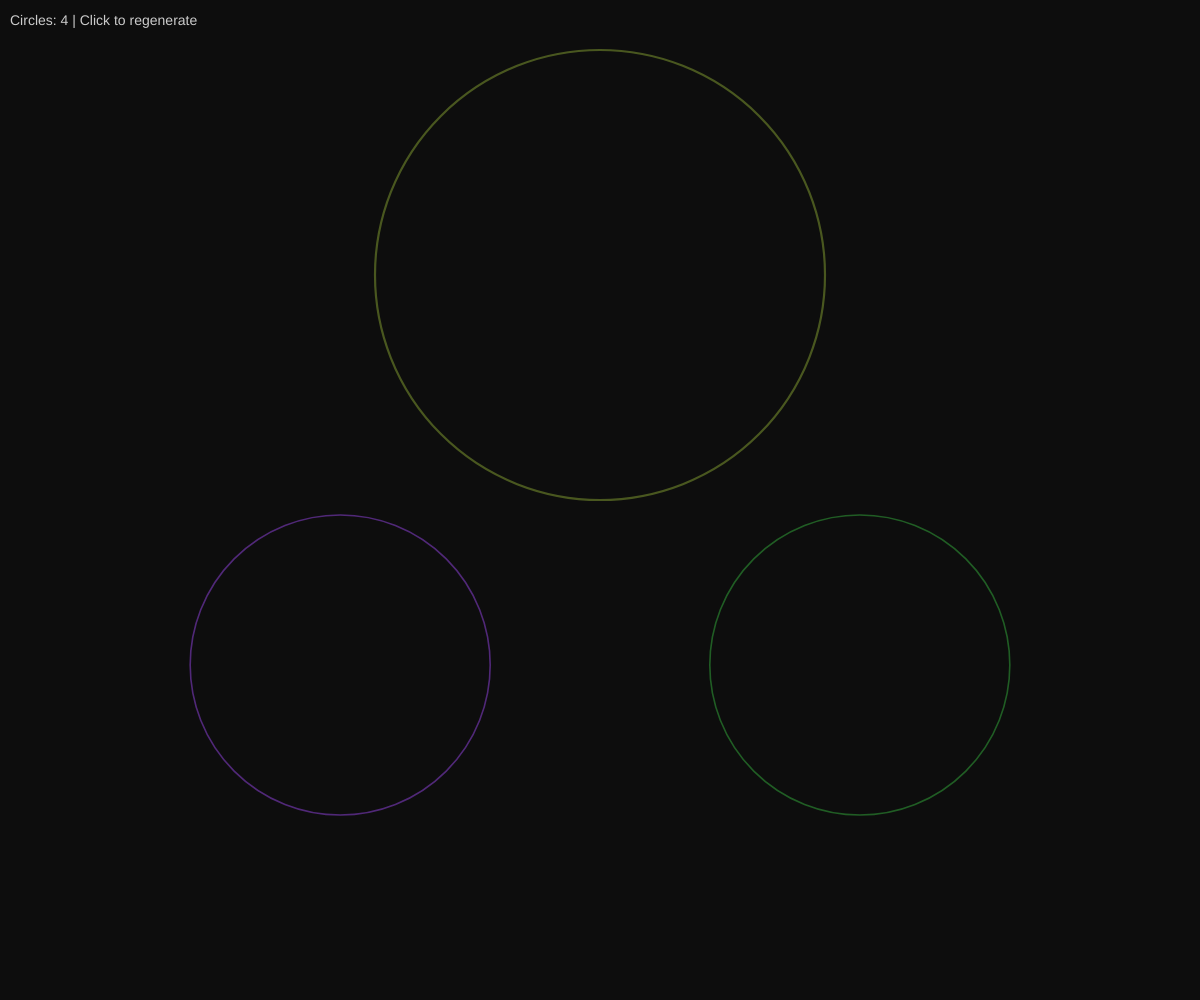
Frame 1 (no input)
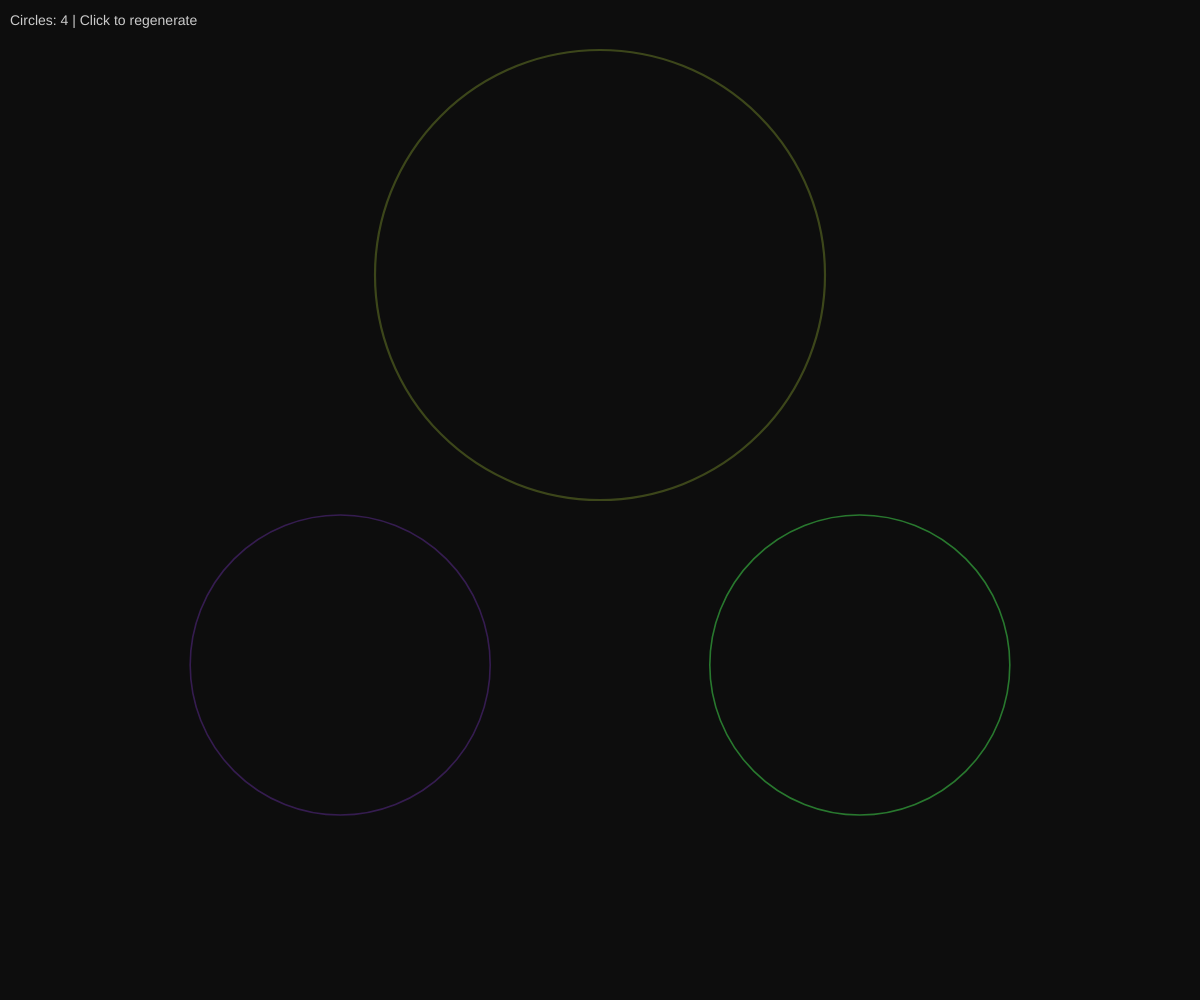
Frame 60 (no input)
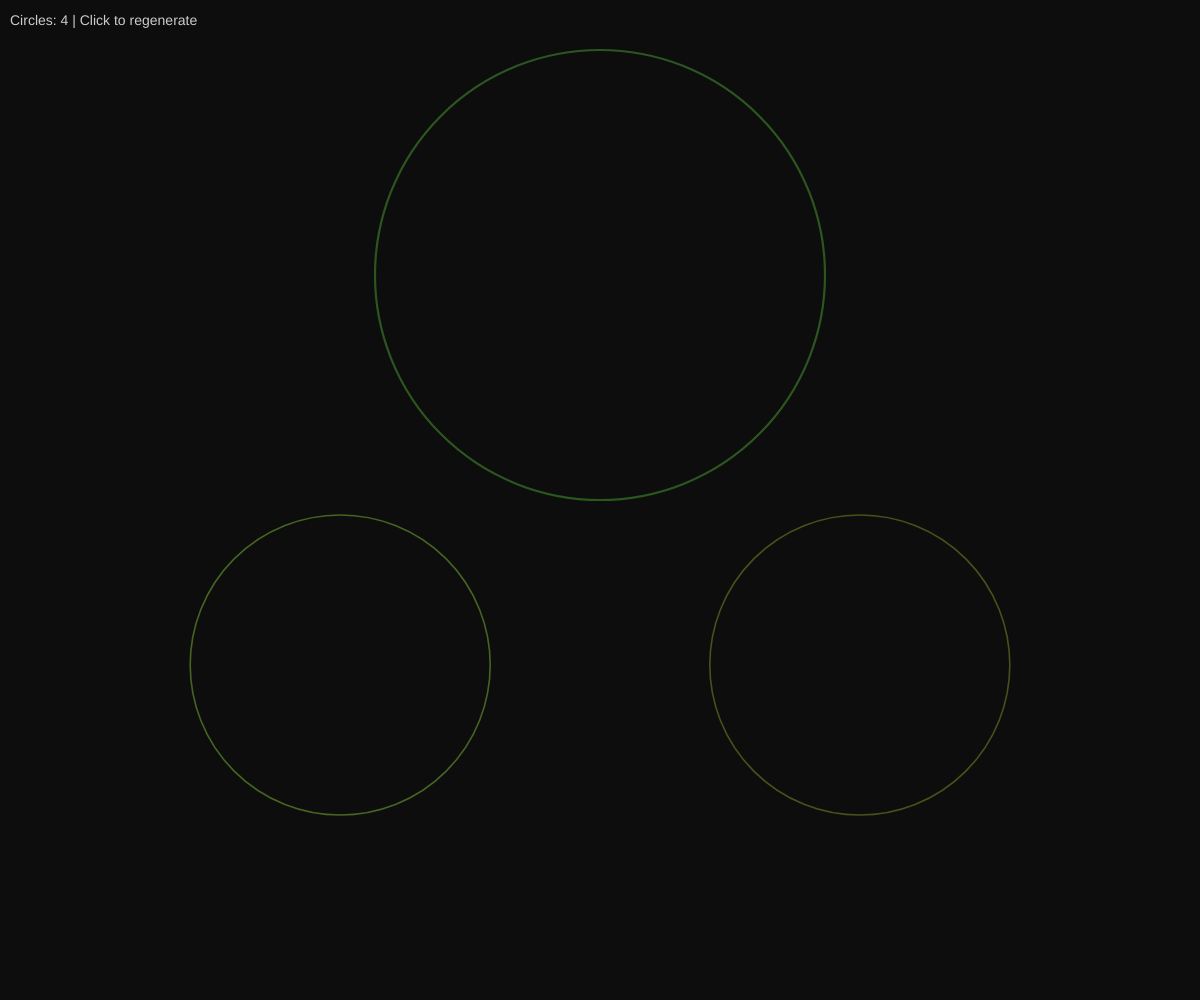
Frame 120 (the mouse pressed at the canvas centre since frame 60)

The p5.js sketch that drew these frames (run headless with seeded random() and noise() and a simulated clock; from frame 60 on, the mouse is pressed at the canvas centre):

// p5.js sketch
// ── sketch.js
// Apollonian Gasket
// Recursive circle packing using Descartes' Circle Theorem

let circles = [];
let queue = [];
let minRadius = 2;
let time = 0;

class Circle {
  constructor(x, y, r, curvature) {
    this.x = x;
    this.y = y;
    this.r = abs(r);
    this.curvature = curvature; // k = 1/r (can be negative for outer circle)
    this.hue = random(360);
  }

  draw() {
    let alpha = map(this.r, minRadius, 200, 80, 40);
    let brightness = 70 + sin(time * 2 + this.hue * 0.1) * 20;
    stroke(this.hue, 70, brightness, alpha);
    strokeWeight(map(this.r, minRadius, 200, 0.5, 2));
    noFill();
    circle(this.x, this.y, this.r * 2);
  }
}

function setup() {
  createCanvas(windowWidth, windowHeight);
  colorMode(HSB, 360, 100, 100, 100);
  initGasket();
}

function initGasket() {
  circles = [];
  queue = [];

  let cx = width / 2;
  let cy = height / 2;
  let r = min(width, height) * 0.45;

  // Outer circle (negative curvature)
  let c0 = new Circle(cx, cy, r, -1 / r);
  circles.push(c0);

  // Three initial tangent circles inside
  // Using Soddy circles configuration
  let r1 = r / 2;
  let r2 = r / 3;
  let r3 = r / 3;

  // First circle at top
  let c1 = new Circle(cx, cy - r + r1, r1, 1 / r1);
  circles.push(c1);

  // Two circles at bottom using tangency constraints
  let d = r - r2;
  let angle1 = PI / 2 + PI / 3;
  let c2 = new Circle(
    cx + cos(angle1) * (r - r2),
    cy + sin(angle1) * (r - r2) * 0.5 + r * 0.2,
    r2,
    1 / r2
  );
  circles.push(c2);

  let angle2 = PI / 2 - PI / 3;
  let c3 = new Circle(
    cx + cos(angle2) * (r - r3),
    cy + sin(angle2) * (r - r3) * 0.5 + r * 0.2,
    r3,
    1 / r3
  );
  circles.push(c3);

  // Add initial triplets to queue
  queue.push([c0, c1, c2]);
  queue.push([c0, c1, c3]);
  queue.push([c0, c2, c3]);
  queue.push([c1, c2, c3]);

  // Process queue
  let iterations = 0;
  let maxIterations = 5000;

  while (queue.length > 0 && iterations < maxIterations) {
    let triplet = queue.shift();
    let newCircles = findNewCircles(triplet[0], triplet[1], triplet[2]);

    for (let nc of newCircles) {
      if (nc && nc.r > minRadius && nc.r < min(width, height) / 2) {
        if (!isDuplicate(nc)) {
          circles.push(nc);
          queue.push([triplet[0], triplet[1], nc]);
          queue.push([triplet[0], triplet[2], nc]);
          queue.push([triplet[1], triplet[2], nc]);
        }
      }
    }
    iterations++;
  }
}

function findNewCircles(c1, c2, c3) {
  // Descartes' Circle Theorem
  // k4 = k1 + k2 + k3 +/- 2*sqrt(k1*k2 + k2*k3 + k3*k1)
  let k1 = c1.curvature;
  let k2 = c2.curvature;
  let k3 = c3.curvature;

  let sum = k1 + k2 + k3;
  let product = k1 * k2 + k2 * k3 + k3 * k1;

  if (product < 0) return [];

  let sqrtPart = 2 * sqrt(product);
  let k4a = sum + sqrtPart;
  let k4b = sum - sqrtPart;

  let results = [];

  for (let k4 of [k4a, k4b]) {
    if (abs(k4) > 0.0001) {
      let r4 = abs(1 / k4);

      // Find center using complex Descartes theorem
      // This is simplified - using geometric approach instead
      let center = findCenter(c1, c2, c3, r4, k4 > 0);
      if (center) {
        results.push(new Circle(center.x, center.y, r4, k4));
      }
    }
  }

  return results;
}

function findCenter(c1, c2, c3, r, internal) {
  // Find center of circle tangent to three given circles
  // Using numerical approach
  let bestX = 0, bestY = 0;
  let bestError = Infinity;

  // Start near centroid of the three circles
  let startX = (c1.x + c2.x + c3.x) / 3;
  let startY = (c1.y + c2.y + c3.y) / 3;

  // Gradient descent to find tangent circle center
  let x = startX;
  let y = startY;
  let step = r / 2;

  for (let iter = 0; iter < 100; iter++) {
    let d1 = dist(x, y, c1.x, c1.y);
    let d2 = dist(x, y, c2.x, c2.y);
    let d3 = dist(x, y, c3.x, c3.y);

    // Target distances (external or internal tangency)
    let t1 = c1.curvature < 0 ? c1.r - r : c1.r + r;
    let t2 = c2.curvature < 0 ? c2.r - r : c2.r + r;
    let t3 = c3.curvature < 0 ? c3.r - r : c3.r + r;

    let error = abs(d1 - t1) + abs(d2 - t2) + abs(d3 - t3);

    if (error < bestError) {
      bestError = error;
      bestX = x;
      bestY = y;
    }

    // Gradient step
    let gx = 0, gy = 0;
    if (d1 > 0.001) {
      gx += (d1 - t1) * (x - c1.x) / d1;
      gy += (d1 - t1) * (y - c1.y) / d1;
    }
    if (d2 > 0.001) {
      gx += (d2 - t2) * (x - c2.x) / d2;
      gy += (d2 - t2) * (y - c2.y) / d2;
    }
    if (d3 > 0.001) {
      gx += (d3 - t3) * (x - c3.x) / d3;
      gy += (d3 - t3) * (y - c3.y) / d3;
    }

    x -= gx * step;
    y -= gy * step;
    step *= 0.95;
  }

  if (bestError < r * 0.5) {
    return { x: bestX, y: bestY };
  }
  return null;
}

function isDuplicate(nc) {
  for (let c of circles) {
    if (dist(nc.x, nc.y, c.x, c.y) < 1 && abs(nc.r - c.r) < 1) {
      return true;
    }
  }
  return false;
}

function draw() {
  background(0, 0, 5);

  for (let c of circles) {
    c.draw();
  }

  time += deltaTime / 1000;

  // Info
  fill(0, 0, 80);
  noStroke();
  textSize(14);
  text("Circles: " + circles.length + " | Click to regenerate", 10, 25);
}

function mousePressed() {
  initGasket();
}

function windowResized() {
  resizeCanvas(windowWidth, windowHeight);
  initGasket();
}
